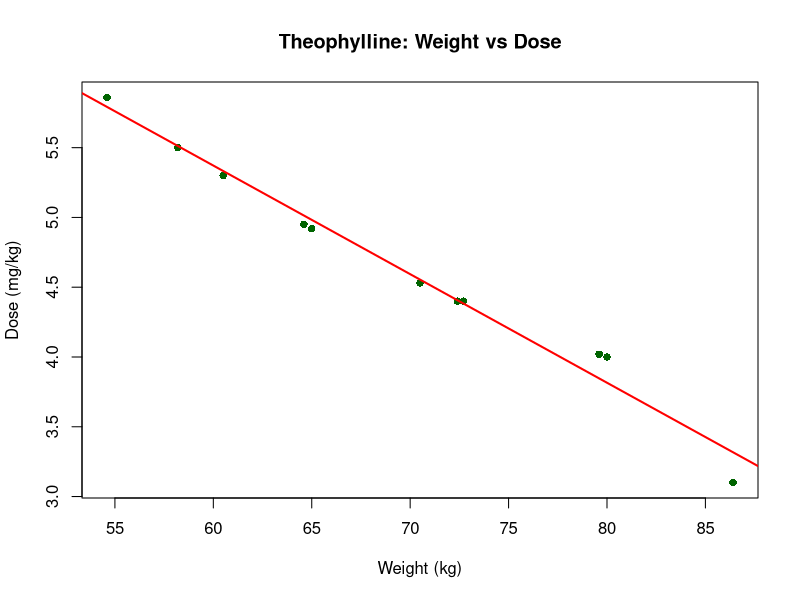

Source code (R):
data("Theoph")
model_theoph <- lm(Dose ~ Wt, data = Theoph)
print(model_theoph)
summary(model_theoph)
plot(Theoph$Wt, Theoph$Dose, 
     main = "Theophylline: Weight vs Dose", 
     xlab = "Weight (kg)", ylab = "Dose (mg/kg)",
     pch = 16, col = "darkgreen")
abline(model_theoph, col = "red", lwd = 2)
new_weights <- data.frame(Wt = c(90, 95, 100))
predicted_doses <- predict(model_theoph, new_weights)
print(predicted_doses)
#Insights
#Data points near best fit line so weight is a suitable variable
#Weight affect dosage 
#If weight increase, then dosage decrease (Linear relationship)
